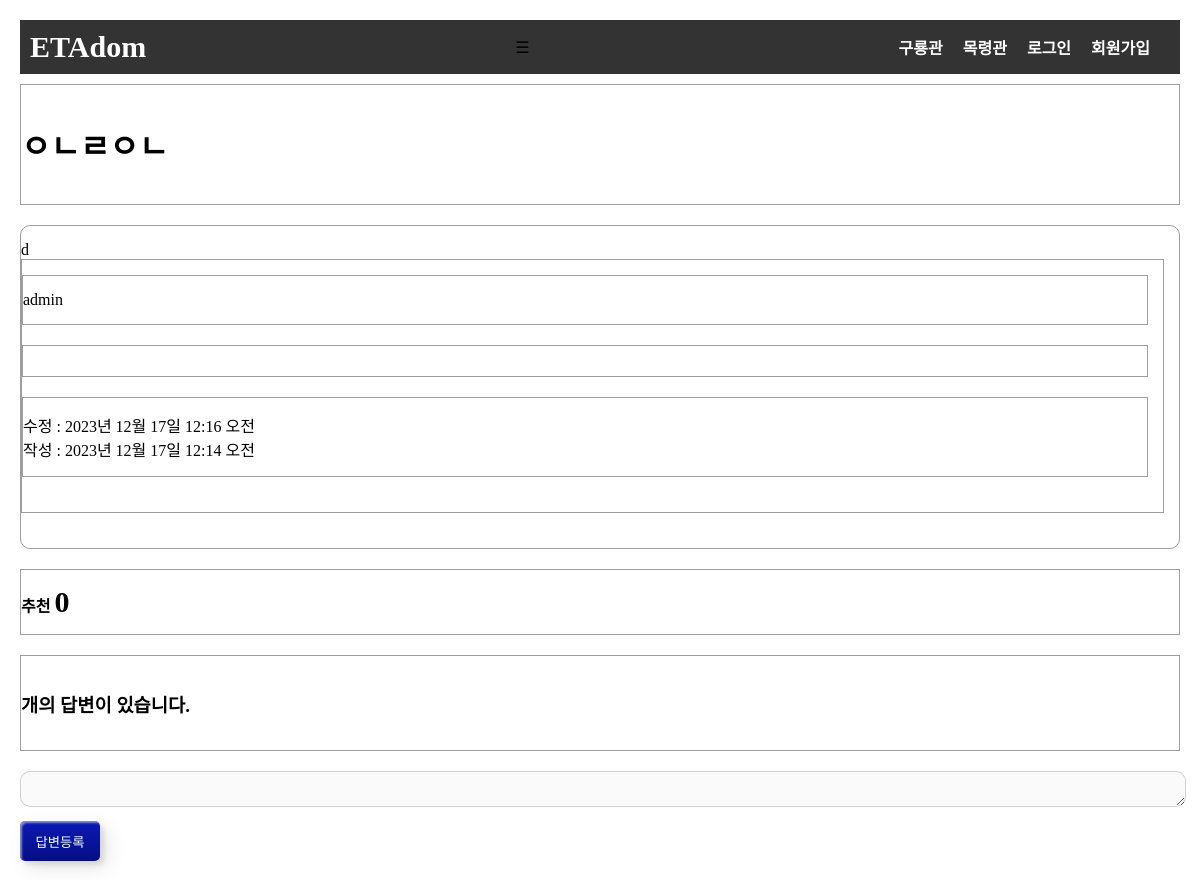
Page /pybo/320/ on the committed database.
### pybo/models.py (models this page shows, shortened)
class Question(models.Model):
    author = models.ForeignKey(User, on_delete=models.CASCADE, related_name='author_question')
    subject = models.CharField(max_length=200)
    content = models.TextField()
    create_date = models.DateTimeField()
    modify_date = models.DateTimeField(null=True, blank=True)
    voter = models.ManyToManyField(User, related_name='voter_question') # 추천인 추가

### pybo/views/base_views.py (the view)
def detail(request, question_id):
    question = get_object_or_404(Question, pk=question_id)
    context = {'question': question}
    return render(request, 'pybo/question_detail.html', context)

### templates/pybo/question_detail.html (shortened to what this page needs)
{% extends 'pybo/base.html'%}
{% block content %}
{% load static %}
<link rel="stylesheet" type="text/css" href="{% static 'question_detail.css' %}?after">
<div class="question_container">
    <div class="subject">
        <h1>{{ question.subject }}</h1>
    </div>
    <div class="content">
        {{ question.content|linebreaksbr}}
        <div>
            <div>
                {{ question.author }}
            </div>
            <div>
            </div>
            <div>
                {% if question.modify_date %}
                수정 : {{question.modify_date}}<br>
                {% endif %}
                작성 : {{ question.create_date }}
            </div>
        </div>
    </div>
    <div>
        <a href="javascript:void(0)" data-uri="{% url 'pybo:question_vote' question.id %}" class="recommend">추천 <span>{{question.voter.count}}</span></a>
    </div>
    <div class="answer_count">
        <h3>{{question.answer_set.count}} 개의 답변이 있습니다.</h3>
    </div>
</div>
<form action="{% url 'pybo:answer_create' question.id %}" method="post">
        <textarea {% if not user.is_authenticated %}disabled{% endif %} name="content" id="content"></textarea>
    <input type="submit" value="답변등록" class="custom-btn btn-1">
{% endblock %}

### static/style.css (style rules this page uses)
.custom-btn { width: 30px; height: 30px; color: #fff; border-radius: 5px; padding: 10px 25px; font-family: 'Lato', sans-serif; font-weight: 500; background: transparent; cursor: pointer; transition: all 0.3s ease; position: relative; display: inline-block; box-shadow:inset 2px 2px 2px 0px rgba(255,255,255,.5), 7px 7px 20px 0px rgba(0,0,0,.1), 4px 4px 5px 0px rgba(0,0,0,.1); outline: none; }
.btn-1 { background: rgb(6,14,131); background: linear-gradient(0deg, rgba(6,14,131,1) 0%, rgba(12,25,180,1) 100%); border: none; color:azure; padding: 10px 10px 10px 10px; }
a { text-decoration: none; color: rgb(0, 0, 0); font-weight: bold; }

### static/navbar.css (style rules this page uses)
:root { --accent-color: #ffffff; --text-color: #000000; --background-color: #ceccd28d; }
span { font-size: 30px; }

### static/question_detail.css (style rules this page uses)
textarea { width : 100%; border-radius: 10px; }
input[type=submit] { margin-top:10px; }
body { margin: 20px 20px 20px 20px; }
.question_container div { border: 1px solid rgb(158, 158, 158); margin-bottom: 20px; padding: 15px 15px 15px 0px; }
.question_container { border:none; }
.subject { border:none; padding: 0 0 0 0; border-bottom:1px solid rgb(158, 158, 158); }
.content { border-radius: 10px; }
.answer_count { border:none; border-bottom:1px solid rgb(158, 158, 158); }
.custom-btn { width: 80px; height: 40px; }

### rows in the picture
Question: subject "ㅇㄴㄹㅇㄴ", content "d", author "admin", modify_date "2023년 12월 17일 12:16 오전", create_date "2023년 12월 17일 12:14 오전", voter.count "0"
